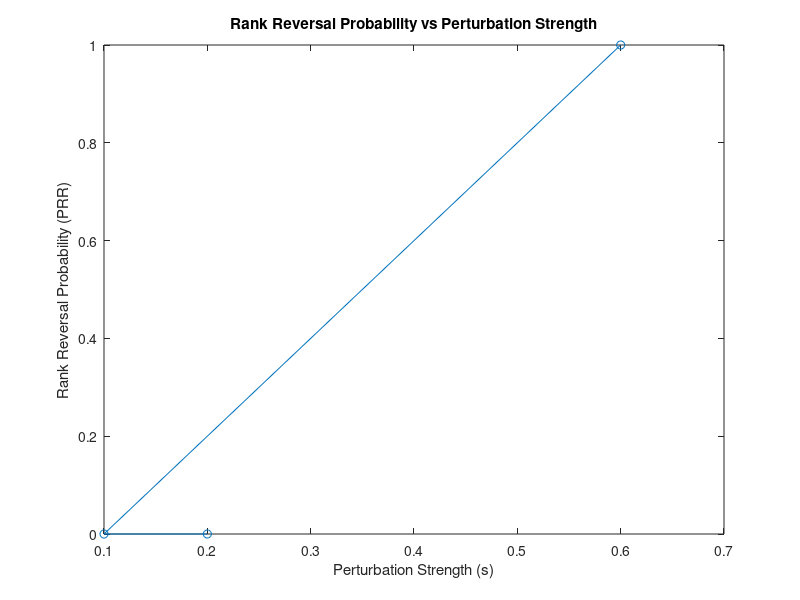

Write MATLAB code to recreate this figure.
% Φορτώνουμε τα δεδομένα από το αρχείο results.mat
load('results.mat', 'av_alt_w', 'cost_w', 'usability_w', 'functionality_w', 'final_priorities', 'alt_matrix', 'criteria_vector', 'cost_vector', 'usability_vector', 'functionality_vector', 'cr_w', 'alt_w');

fac = [3 3 3];;
experts = 15;
nfac = sum(fac,2);
% Ορίζουμε τη συνάρτηση pertub_matrix
function [Pnew, CR] = pertub_matrix(P, s)
  [nx, ny] = size(P);
  DP = zeros(nx, ny); % Δημιουργία πίνακα για τις παραμορφώσεις
  Pnew = ones(nx, ny); % Αρχικοποίηση του Pnew

  for i = 1:nx
    for j = i+1:ny
      DP(i,j) = s * (rand - 0.5); % Παραμόρφωση Pij εντός [-s/2, s/2]
      P(i,j) = P(i,j) * DP(i,j) + P(i,j); % Εφαρμογή παραμόρφωσης στον P
      Pnew(i,j) = closeToValues(P(i,j)); % Προσαρμογή του Pij στην κοντινότερη ακέραια τιμή της κλίμακας
    end
    for j = i+1:ny
      Pnew(j,i) = 1 / Pnew(i,j); % Υπολογισμός αντίστροφου Pij
    end
  end

  [wnew, CR] = eigenmethod(Pnew); % Υπολογισμός eigenmethod
end

% Ορίζουμε τη συνάρτηση rankinversion
function N = rankinversion(T)
  n = length(T);
  for i = 1:n-1
     if T(i) >= T(i+1)
        N = 1; % Αναστροφή κατάταξης
        return;
     end
  end
  N = 0; % Χωρίς αναστροφή κατάταξης
end

% Ορίζουμε τη συνάρτηση closeToValues
function Pijnew = closeToValues(Pij)
  values = [1/9, 1/8, 1/7, 1/6, 1/5, 1/4, 1/3, 1/2, 1, 2, 3, 4, 5, 6, 7, 8, 9];
  nv = length(values);

  for i = 1:(nv-1)
    if Pij > values(i) && Pij < values(i+1)
      if abs(Pij - values(i)) > abs(values(i+1) - Pij)
        Pijnew = values(i+1);
      elseif abs(Pij - values(i)) < abs(values(i+1) - Pij)
        Pijnew = values(i);
      elseif abs(Pij - values(i)) == abs(values(i+1) - Pij)
        Pijnew = values(i);
      end
    elseif Pij == values(i)
      Pijnew = values(i);
    elseif Pij <= values(1)
      Pijnew = values(1);
    elseif Pij >= values(nv)
      Pijnew = values(nv);
    end
  end
end

% Ορίζουμε τη συνάρτηση eigenmethod
function [w, CR] = eigenmethod(P)
  [n, ~] = size(P);
  [V, D] = eig(P);
  [~, ind] = max(diag(D));
  w = V(:, ind);
  w = w / sum(w); % Κανονικοποίηση των βαρών

  % Υπολογισμός δείκτη συνέπειας (Consistency Ratio, CR)
  lambda_max = max(diag(D));
  CI = (lambda_max - n) / (n - 1);
  RI = [0 0 0.58 0.9 1.12 1.24 1.32 1.41 1.45 1.49];
  if n <= length(RI)
    CR = CI / RI(n);
  else
    CR = CI / (1.49 + 0.11 * (n - 10)); % Επέκταση του RI για n > 10
  end
end

% Ορίζουμε τις παραμέτρους της προσομοίωσης Monte Carlo
N = 1e2; % Αριθμός επαναλήψεων
s_values = [0.2 0.1 0.6]; % Τιμές δύναμης παραμόρφωσης

% Αρχικοποιούμε τον πίνακα για την αποθήκευση των PRR
PRR = zeros(length(s_values), 1);

% Εφαρμόζουμε την ανάλυση ευαισθησίας για κάθε τιμή του s
for k = 1:length(s_values)
  s = s_values(k);
  PRR_simulations = zeros(N, 1);

  % Αρχικοποίηση των νέων βαρών
  Cr_w = cr_w; % Αρχικοποίηση βαρών κριτηρίων
  c_w = cost_w; % Αρχικοποίηση βαρών κόστους
  us_w = usability_w; % Αρχικοποίηση βαρών χρηστικότητας
  fu_w = functionality_w; % Αρχικοποίηση βαρών λειτουργικότητας
  aw = alt_w; % Αρχικοποίηση βαρών εναλλακτικών
  ScenarioValue_ntimes = zeros(N, 4); % Αρχικοποίηση προτεραιοτήτων εναλλακτικών για κάθε επανάληψη
disp('1');
  for iter = 1:N
    for i = 1:experts
      % Παραμόρφωση των πινάκων
      Cr_w(i,:) = pertub_matrix(criteria_vector(i), s); % Παραμορφωμένος πίνακας κριτηρίων
      c_w(i,:) = pertub_matrix(cost_vector(i), s); % Παραμορφωμένος πίνακας κόστους
      us_w(i,:) = pertub_matrix(usability_vector(i), s); % Παραμορφωμένος πίνακας χρηστικότητας
      fu_w(i,:) = pertub_matrix(functionality_vector(i), s); % Παραμορφωμένος πίνακας λειτουργικότητας
disp('2');

      for j = 1:nfac
        aw(i,j) = pertub_matrix(alt_matrix(i,j), s); % Παραμορφωμένος πίνακας εναλλακτικών
      end
    end
disp('3');

    % Εκτίμηση μέσων βαρών και σχετικών βαθμολογιών για τους ειδικούς
    ncr_w = mean(Cr_w, 1);
    nc_w = mean(c_w, 1);
    nsu_w = mean(us_w, 1);
    nfu_w = mean(fu_w, 1);
    naw = mean(cell2mat(aw), 1);
    nfw = [nc_w, nsu_w, nfu_w];

    % Εκτίμηση των προτεραιοτήτων των εναλλακτικών
    for i = 1:4 % Εναλλακτικές
      ScenarioValue_ntimes(iter,i) = 0;
      Nfcur = 0;
disp('4');

      for k = 1:3 % Κριτήρια
        Nfcur = Nfcur + fac(k); % Nfcur δείχνει το μέγιστο j για κάθε k
        for j=j+1:Nfcur % Παράγοντες
          ScenarioValue_ntimes(iter,i) = ScenarioValue_ntimes(iter,i) + ncr_w(k) * nfw(j) * naw(i,j);
        end
      end
    end

    NPRR(iter) = rankinversion(ScenarioValue_ntimes(iter,:)); % Υπολογισμός αναστροφής κατάταξης για κάθε επανάληψη
  end

  % Υπολογισμός του μέσου PRR για την τρέχουσα τιμή του s
  PRR(k) = mean(NPRR);
end

% Εμφανίζουμε τα αποτελέσματα
disp('Perturbation Strength (s)');
disp(s_values');
disp('Rank Reversal Probability (PRR)');
disp(PRR);

% Απεικονίζουμε το PRR ως συνάρτηση του s
plot(s_values, PRR, '-o');
xlabel('Perturbation Strength (s)');
ylabel('Rank Reversal Probability (PRR)');
title('Rank Reversal Probability vs Perturbation Strength');

